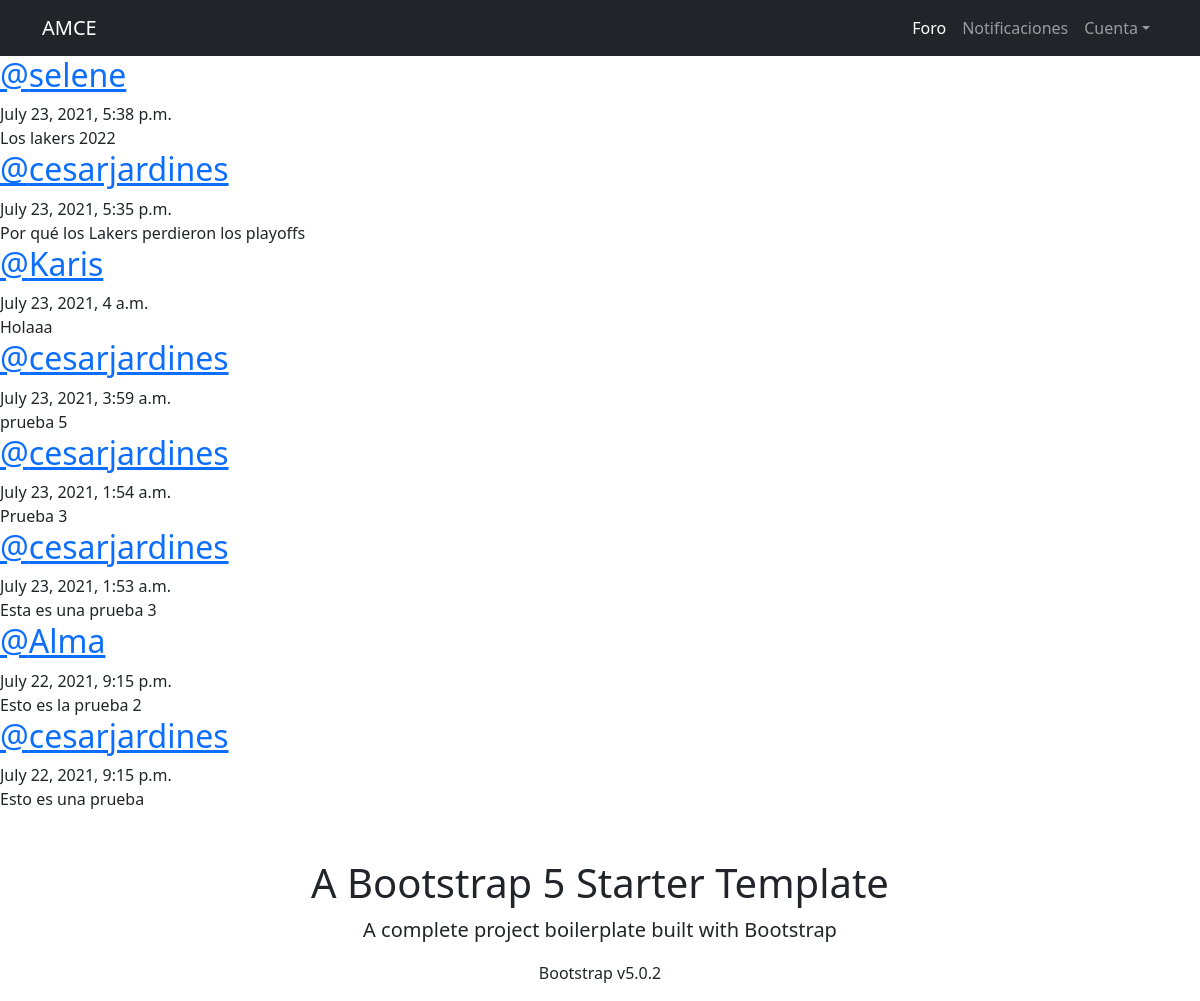
/feed/, run on the app's committed database.
### AMCE/models.py (models this page shows, shortened)
class Post(models.Model):
	user = models.ForeignKey(User, on_delete=models.CASCADE, related_name='post')
	timestamp = models.DateTimeField(default = timezone.now)
	content = models.TextField()
	class Meta:
		ordering = ['-timestamp']

### AMCE/views.py (the view)
# urls.py: path('feed/', views.feed, name = 'feed'),
def feed(request):
	posts = Post.objects.all();
	context = {'post':posts}
	return render(request, 'AMCE/feed.html', context)

### AMCE/templates/AMCE/feed.html (shortened to what this page needs)
{% extends 'AMCE/MG1.html'%}
	{% block content %}
{% for post in post %}
<article>
	<div class="container-article">
		<div>
			<h2 class="username"><a href="{% url 'AMCE:profile' post.user.username%}">@{{post.user.username}}</a></h2>
			<time data-time="#">{{post.timestamp}}</time>
			<div class="post">{{post.content}}</div>
		</div>
	</div>
</article>
{% endfor %}
{% endblock%}

### AMCE/templates/AMCE/MG1.html (shortened to what this page needs)
 {% load static %}
<!DOCTYPE html>
<html lang="es">
    <head>
        <link href="{% static 'css/MG1.css'%}" rel="stylesheet" />
    </head>
    <body>
        <nav class="navbar navbar-expand-lg navbar-dark bg-dark">
            <div class="container">
                <a class="navbar-brand" href="{% url 'AMCE:index' %}">AMCE</a>
                <div class="collapse navbar-collapse" id="navbarSupportedContent">
                    <ul class="navbar-nav ms-auto mb-2 mb-lg-0">
                        <li class="nav-item"><a class="nav-link active" aria-current="page" href="#">Foro</a></li>
                        <li class="nav-item"><a class="nav-link" href="#">Notificaciones</a></li>
                        <li class="nav-item dropdown">
                            <a class="nav-link dropdown-toggle" id="navbarDropdown" href="#" role="button" data-bs-toggle="dropdown" aria-expanded="false">Cuenta</a>
                        </li>
                    </ul>
                </div>
            </div>
        </nav>
        {% block content %}
        {% endblock content %}
        <div class="container">
            <div class="text-center mt-5">
                <h1>A Bootstrap 5 Starter Template</h1>
                <p class="lead">A complete project boilerplate built with Bootstrap</p>
                <p>Bootstrap v5.0.2</p>
            </div>
        </div>
    </body>
</html>

### data on the page
Post: user.username "selene", timestamp "July 23, 2021, 5:38 p.m.", content "Los lakers 2022"
Post: user.username "cesarjardines", timestamp "July 23, 2021, 5:35 p.m.", content "Por qué los Lakers perdieron los playoffs"
Post: user.username "Karis", timestamp "July 23, 2021, 4 a.m.", content "Holaaa"
Post: user.username "cesarjardines", timestamp "July 23, 2021, 3:59 a.m.", content "prueba 5"
Post: user.username "cesarjardines", timestamp "July 23, 2021, 1:54 a.m.", content "Prueba 3"
Post: user.username "cesarjardines", timestamp "July 23, 2021, 1:53 a.m.", content "Esta es una prueba 3"
Post: user.username "Alma", timestamp "July 22, 2021, 9:15 p.m.", content "Esto es la prueba 2"
Post: user.username "cesarjardines", timestamp "July 22, 2021, 9:15 p.m.", content "Esto es una prueba"
